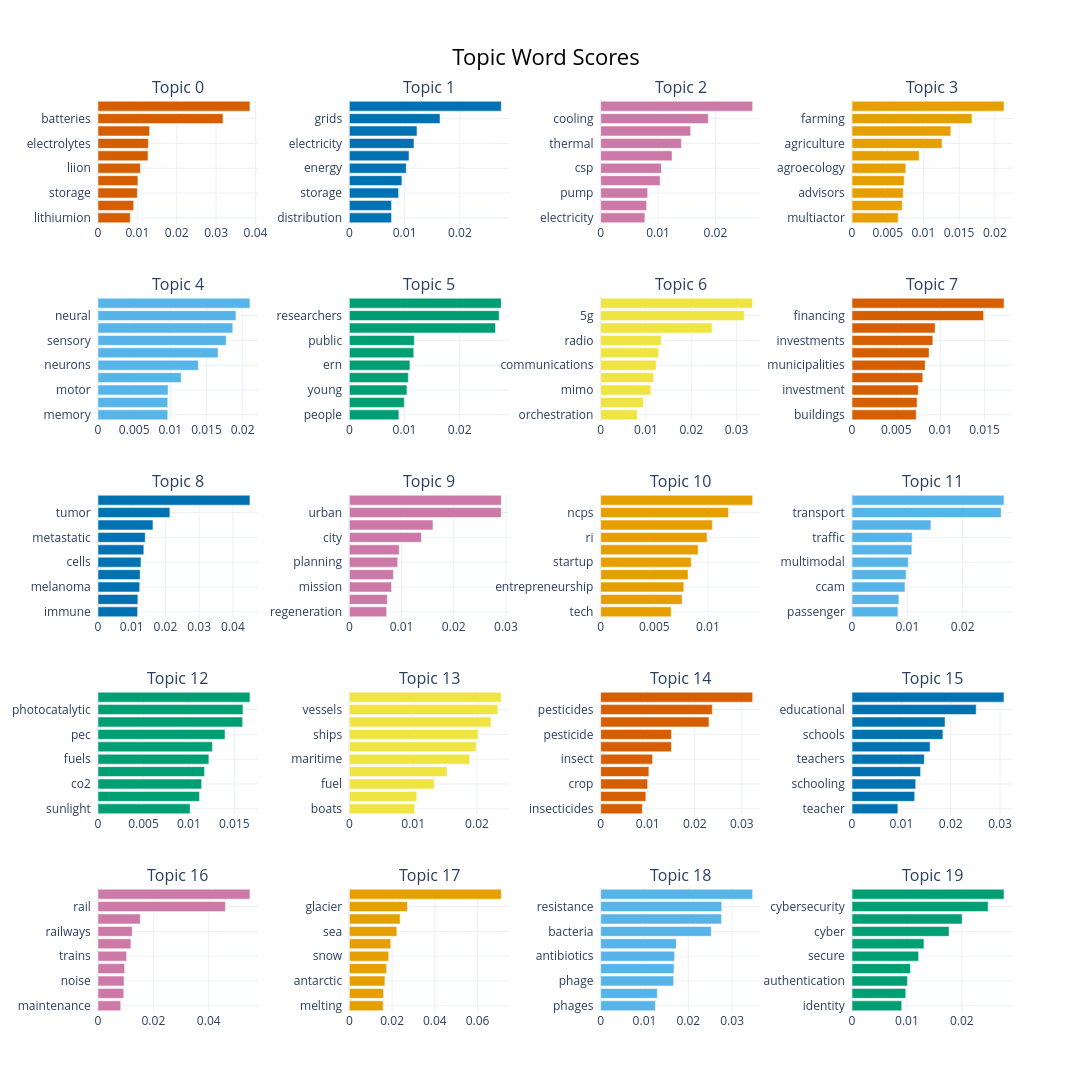

Notebook source saved alongside this figure:
### Code cell
full_topic_model.visualize_barchart(top_n_topics=20, n_words=10, width=800, height=400)

### Figure 1 — Plotly figure (JSON) as saved in the notebook; plotly's stock layout.template omitted (floating-point values rounded to 4 significant figures)
{"data": [{"marker": {"color": "#D55E00"}, "orientation": "h", "type": "bar", "x": [0.008202, 0.009059, 0.009986, 0.01014, 0.01075, 0.01271, 0.0128, 0.01311, 0.03175, 0.03859], "xaxis": "x", "y": ["lithiumion  ", "cathode  ", "storage  ", "density  ", "liion  ", "lithium  ", "electrolytes  ", "electrolyte  ", "batteries  ", "battery  "], "yaxis": "y"}, {"marker": {"color": "#0072B2"}, "orientation": "h", "type": "bar", "x": [0.007632, 0.007637, 0.008911, 0.009515, 0.0103, 0.0108, 0.0117, 0.01224, 0.01641, 0.0275], "xaxis": "x2", "y": ["distribution  ", "voltage  ", "storage  ", "renewable  ", "energy  ", "flexibility  ", "electricity  ", "power  ", "grids  ", "grid  "], "yaxis": "y2"}, {"marker": {"color": "#CC79A7"}, "orientation": "h", "type": "bar", "x": [0.007703, 0.008005, 0.008188, 0.01035, 0.01059, 0.01245, 0.01407, 0.01568, 0.01876, 0.02649], "xaxis": "x3", "y": ["electricity  ", "energy  ", "pump  ", "solar  ", "csp  ", "storage  ", "thermal  ", "heating  ", "cooling  ", "heat  "], "yaxis": "y3"}, {"marker": {"color": "#E69F00"}, "orientation": "h", "type": "bar", "x": [0.006457, 0.007036, 0.007163, 0.007303, 0.007523, 0.009405, 0.0126, 0.01383, 0.01679, 0.02128], "xaxis": "x4", "y": ["multiactor  ", "crop  ", "advisors  ", "agroforestry  ", "agroecology  ", "farm  ", "agriculture  ", "agricultural  ", "farming  ", "farmers  "], "yaxis": "y4"}, {"marker": {"color": "#56B4E9"}, "orientation": "h", "type": "bar", "x": [0.009643, 0.009643, 0.00969, 0.01151, 0.01387, 0.0166, 0.01772, 0.01863, 0.01907, 0.02101], "xaxis": "x5", "y": ["memory  ", "circuits  ", "motor  ", "neuronal  ", "neurons  ", "cortex  ", "sensory  ", "visual  ", "neural  ", "brain  "], "yaxis": "y5"}, {"marker": {"color": "#009E73"}, "orientation": "h", "type": "bar", "x": [0.008977, 0.009954, 0.01044, 0.01069, 0.01098, 0.01168, 0.01178, 0.02649, 0.02717, 0.02755], "xaxis": "x6", "y": ["people  ", "careers  ", "young  ", "citizens  ", "ern  ", "schools  ", "public  ", "science  ", "researchers  ", "night  "], "yaxis": "y6"}, {"marker": {"color": "#F0E442"}, "orientation": "h", "type": "bar", "x": [0.008102, 0.009421, 0.01107, 0.01168, 0.01225, 0.01281, 0.01333, 0.02461, 0.03171, 0.03355], "xaxis": "x7", "y": ["orchestration  ", "communication  ", "mimo  ", "network  ", "communications  ", "networks  ", "radio  ", "wireless  ", "5g  ", "6g  "], "yaxis": "y7"}, {"marker": {"color": "#D55E00"}, "orientation": "h", "type": "bar", "x": [0.007261, 0.007359, 0.007509, 0.008008, 0.008283, 0.008723, 0.009148, 0.009407, 0.0149, 0.01721], "xaxis": "x8", "y": ["buildings  ", "renovation  ", "investment  ", "ee  ", "municipalities  ", "financial  ", "investments  ", "efficiency  ", "financing  ", "energy  "], "yaxis": "y8"}, {"marker": {"color": "#0072B2"}, "orientation": "h", "type": "bar", "x": [0.01175, 0.01182, 0.01237, 0.0125, 0.01274, 0.01359, 0.01401, 0.0163, 0.02131, 0.04506], "xaxis": "x9", "y": ["immune  ", "therapy  ", "melanoma  ", "metastasis  ", "cells  ", "tumors  ", "metastatic  ", "tumour  ", "tumor  ", "cancer  "], "yaxis": "y9"}, {"marker": {"color": "#CC79A7"}, "orientation": "h", "type": "bar", "x": [0.007153, 0.007277, 0.008082, 0.008441, 0.009269, 0.009553, 0.01382, 0.01602, 0.0291, 0.02911], "xaxis": "x10", "y": ["regeneration  ", "climateneutral  ", "mission  ", "neighbourhoods  ", "planning  ", "nbs  ", "city  ", "housing  ", "urban  ", "cities  "], "yaxis": "y10"}, {"marker": {"color": "#E69F00"}, "orientation": "h", "type": "bar", "x": [0.006573, 0.007589, 0.007751, 0.008147, 0.008445, 0.009087, 0.009924, 0.01041, 0.01192, 0.01417], "xaxis": "x11", "y": ["tech  ", "cooperation  ", "entrepreneurship  ", "esfri  ", "startup  ", "entrepreneurs  ", "ri  ", "innovation  ", "ncps  ", "startups  "], "yaxis": "y11"}, {"marker": {"color": "#56B4E9"}, "orientation": "h", "type": "bar", "x": [0.008296, 0.008459, 0.009565, 0.009769, 0.01017, 0.01081, 0.01088, 0.01426, 0.02695, 0.02747], "xaxis": "x12", "y": ["passenger  ", "congestion  ", "ccam  ", "urban  ", "multimodal  ", "transportation  ", "traffic  ", "travel  ", "transport  ", "mobility  "], "yaxis": "y12"}, {"marker": {"color": "#009E73"}, "orientation": "h", "type": "bar", "x": [0.01014, 0.01117, 0.0114, 0.01172, 0.0122, 0.01259, 0.01398, 0.01592, 0.01595, 0.01672], "xaxis": "x13", "y": ["sunlight  ", "photocatalysis  ", "co2  ", "splitting  ", "fuels  ", "photocatalysts  ", "pec  ", "photoelectrochemical  ", "photocatalytic  ", "solar  "], "yaxis": "y13"}, {"marker": {"color": "#F0E442"}, "orientation": "h", "type": "bar", "x": [0.01023, 0.01055, 0.0133, 0.0153, 0.01886, 0.01985, 0.02016, 0.02219, 0.02326, 0.02381], "xaxis": "x14", "y": ["boats  ", "propulsion  ", "fuel  ", "waterborne  ", "maritime  ", "vessel  ", "ships  ", "shipping  ", "vessels  ", "ship  "], "yaxis": "y14"}, {"marker": {"color": "#D55E00"}, "orientation": "h", "type": "bar", "x": [0.008844, 0.009605, 0.009977, 0.01024, 0.01102, 0.01503, 0.01503, 0.02302, 0.02373, 0.0323], "xaxis": "x15", "y": ["insecticides  ", "biopesticides  ", "crop  ", "biocontrol  ", "insect  ", "ipm  ", "pesticide  ", "pests  ", "pesticides  ", "pest  "], "yaxis": "y15"}, {"marker": {"color": "#0072B2"}, "orientation": "h", "type": "bar", "x": [0.009289, 0.01269, 0.0129, 0.01389, 0.01464, 0.01582, 0.01842, 0.01885, 0.02517, 0.0308], "xaxis": "x16", "y": ["teacher  ", "school  ", "schooling  ", "youth  ", "teachers  ", "learning  ", "schools  ", "students  ", "educational  ", "education  "], "yaxis": "y16"}, {"marker": {"color": "#CC79A7"}, "orientation": "h", "type": "bar", "x": [0.008211, 0.009287, 0.009405, 0.009617, 0.01032, 0.01188, 0.01237, 0.01528, 0.04604, 0.05488], "xaxis": "x17", "y": ["maintenance  ", "track  ", "noise  ", "shift2rail  ", "trains  ", "train  ", "railways  ", "freight  ", "rail  ", "railway  "], "yaxis": "y17"}, {"marker": {"color": "#E69F00"}, "orientation": "h", "type": "bar", "x": [0.01583, 0.01596, 0.01664, 0.01743, 0.01841, 0.01936, 0.02224, 0.02376, 0.02716, 0.07109], "xaxis": "x18", "y": ["melting  ", "glaciers  ", "antarctic  ", "greenland  ", "snow  ", "arctic  ", "sea  ", "sheet  ", "glacier  ", "ice  "], "yaxis": "y18"}, {"marker": {"color": "#56B4E9"}, "orientation": "h", "type": "bar", "x": [0.01248, 0.01293, 0.01664, 0.01672, 0.01688, 0.01725, 0.02523, 0.02759, 0.02762, 0.03469], "xaxis": "x19", "y": ["phages  ", "infection  ", "phage  ", "antimicrobial  ", "antibiotics  ", "amr  ", "bacteria  ", "bacterial  ", "resistance  ", "antibiotic  "], "yaxis": "y19"}, {"marker": {"color": "#009E73"}, "orientation": "h", "type": "bar", "x": [0.00905, 0.009785, 0.01009, 0.01063, 0.01213, 0.0131, 0.01767, 0.02006, 0.02479, 0.02769], "xaxis": "x20", "y": ["identity  ", "biometric  ", "authentication  ", "iot  ", "secure  ", "attacks  ", "cyber  ", "privacy  ", "cybersecurity  ", "security  "], "yaxis": "y20"}], "layout": {"annotations": [{"font": {"size": 16}, "showarrow": false, "text": "Topic 0", "x": 0.0875, "xanchor": "center", "xref": "paper", "y": 1.0, "yanchor": "bottom", "yref": "paper"}, {"font": {"size": 16}, "showarrow": false, "text": "Topic 1", "x": 0.3625, "xanchor": "center", "xref": "paper", "y": 1.0, "yanchor": "bottom", "yref": "paper"}, {"font": {"size": 16}, "showarrow": false, "text": "Topic 2", "x": 0.6375, "xanchor": "center", "xref": "paper", "y": 1.0, "yanchor": "bottom", "yref": "paper"}, {"font": {"size": 16}, "showarrow": false, "text": "Topic 3", "x": 0.9125, "xanchor": "center", "xref": "paper", "y": 1.0, "yanchor": "bottom", "yref": "paper"}, {"font": {"size": 16}, "showarrow": false, "text": "Topic 4", "x": 0.0875, "xanchor": "center", "xref": "paper", "y": 0.784, "yanchor": "bottom", "yref": "paper"}, {"font": {"size": 16}, "showarrow": false, "text": "Topic 5", "x": 0.3625, "xanchor": "center", "xref": "paper", "y": 0.784, "yanchor": "bottom", "yref": "paper"}, {"font": {"size": 16}, "showarrow": false, "text": "Topic 6", "x": 0.6375, "xanchor": "center", "xref": "paper", "y": 0.784, "yanchor": "bottom", "yref": "paper"}, {"font": {"size": 16}, "showarrow": false, "text": "Topic 7", "x": 0.9125, "xanchor": "center", "xref": "paper", "y": 0.784, "yanchor": "bottom", "yref": "paper"}, {"font": {"size": 16}, "showarrow": false, "text": "Topic 8", "x": 0.0875, "xanchor": "center", "xref": "paper", "y": 0.568, "yanchor": "bottom", "yref": "paper"}, {"font": {"size": 16}, "showarrow": false, "text": "Topic 9", "x": 0.3625, "xanchor": "center", "xref": "paper", "y": 0.568, "yanchor": "bottom", "yref": "paper"}, {"font": {"size": 16}, "showarrow": false, "text": "Topic 10", "x": 0.6375, "xanchor": "center", "xref": "paper", "y": 0.568, "yanchor": "bottom", "yref": "paper"}, {"font": {"size": 16}, "showarrow": false, "text": "Topic 11", "x": 0.9125, "xanchor": "center", "xref": "paper", "y": 0.568, "yanchor": "bottom", "yref": "paper"}, {"font": {"size": 16}, "showarrow": false, "text": "Topic 12", "x": 0.0875, "xanchor": "center", "xref": "paper", "y": 0.352, "yanchor": "bottom", "yref": "paper"}, {"font": {"size": 16}, "showarrow": false, "text": "Topic 13", "x": 0.3625, "xanchor": "center", "xref": "paper", "y": 0.352, "yanchor": "bottom", "yref": "paper"}, {"font": {"size": 16}, "showarrow": false, "text": "Topic 14", "x": 0.6375, "xanchor": "center", "xref": "paper", "y": 0.352, "yanchor": "bottom", "yref": "paper"}, {"font": {"size": 16}, "showarrow": false, "text": "Topic 15", "x": 0.9125, "xanchor": "center", "xref": "paper", "y": 0.352, "yanchor": "bottom", "yref": "paper"}, {"font": {"size": 16}, "showarrow": false, "text": "Topic 16", "x": 0.0875, "xanchor": "center", "xref": "paper", "y": 0.136, "yanchor": "bottom", "yref": "paper"}, {"font": {"size": 16}, "showarrow": false, "text": "Topic 17", "x": 0.3625, "xanchor": "center", "xref": "paper", "y": 0.136, "yanchor": "bottom", "yref": "paper"}, {"font": {"size": 16}, "showarrow": false, "text": "Topic 18", "x": 0.6375, "xanchor": "center", "xref": "paper", "y": 0.136, "yanchor": "bottom", "yref": "paper"}, {"font": {"size": 16}, "showarrow": false, "text": "Topic 19", "x": 0.9125, "xanchor": "center", "xref": "paper", "y": 0.136, "yanchor": "bottom", "yref": "paper"}], "height": 2000, "hoverlabel": {"bgcolor": "white", "font": {"family": "Rockwell", "size": 16}}, "showlegend": false, "title": {"font": {"color": "Black", "size": 22}, "text": "Topic Word Scores", "x": 0.5, "xanchor": "center", "yanchor": "top"}, "width": 3200, "xaxis": {"anchor": "y", "domain": [0, 0.175], "showgrid": true}, "xaxis10": {"anchor": "y10", "domain": [0.275, 0.45], "showgrid": true}, "xaxis11": {"anchor": "y11", "domain": [0.55, 0.725], "showgrid": true}, "xaxis12": {"anchor": "y12", "domain": [0.825, 1], "showgrid": true}, "xaxis13": {"anchor": "y13", "domain": [0, 0.175], "showgrid": true}, "xaxis14": {"anchor": "y14", "domain": [0.275, 0.45], "showgrid": true}, "xaxis15": {"anchor": "y15", "domain": [0.55, 0.725], "showgrid": true}, "xaxis16": {"anchor": "y16", "domain": [0.825, 1], "showgrid": true}, "xaxis17": {"anchor": "y17", "domain": [0, 0.175], "showgrid": true}, "xaxis18": {"anchor": "y18", "domain": [0.275, 0.45], "showgrid": true}, "xaxis19": {"anchor": "y19", "domain": [0.55, 0.725], "showgrid": true}, "xaxis2": {"anchor": "y2", "domain": [0.275, 0.45], "showgrid": true}, "xaxis20": {"anchor": "y20", "domain": [0.825, 1], "showgrid": true}, "xaxis3": {"anchor": "y3", "domain": [0.55, 0.725], "showgrid": true}, "xaxis4": {"anchor": "y4", "domain": [0.825, 1], "showgrid": true}, "xaxis5": {"anchor": "y5", "domain": [0, 0.175], "showgrid": true}, "xaxis6": {"anchor": "y6", "domain": [0.275, 0.45], "showgrid": true}, "xaxis7": {"anchor": "y7", "domain": [0.55, 0.725], "showgrid": true}, "xaxis8": {"anchor": "y8", "domain": [0.825, 1], "showgrid": true}, "xaxis9": {"anchor": "y9", "domain": [0, 0.175], "showgrid": true}, "yaxis": {"anchor": "x", "domain": [0.864, 1.0], "showgrid": true}, "yaxis10": {"anchor": "x10", "domain": [0.432, 0.568], "showgrid": true}, "yaxis11": {"anchor": "x11", "domain": [0.432, 0.568], "showgrid": true}, "yaxis12": {"anchor": "x12", "domain": [0.432, 0.568], "showgrid": true}, "yaxis13": {"anchor": "x13", "domain": [0.216, 0.352], "showgrid": true}, "yaxis14": {"anchor": "x14", "domain": [0.216, 0.352], "showgrid": true}, "yaxis15": {"anchor": "x15", "domain": [0.216, 0.352], "showgrid": true}, "yaxis16": {"anchor": "x16", "domain": [0.216, 0.352], "showgrid": true}, "yaxis17": {"anchor": "x17", "domain": [0, 0.136], "showgrid": true}, "yaxis18": {"anchor": "x18", "domain": [0, 0.136], "showgrid": true}, "yaxis19": {"anchor": "x19", "domain": [0, 0.136], "showgrid": true}, "yaxis2": {"anchor": "x2", "domain": [0.864, 1.0], "showgrid": true}, "yaxis20": {"anchor": "x20", "domain": [0, 0.136], "showgrid": true}, "yaxis3": {"anchor": "x3", "domain": [0.864, 1.0], "showgrid": true}, "yaxis4": {"anchor": "x4", "domain": [0.864, 1.0], "showgrid": true}, "yaxis5": {"anchor": "x5", "domain": [0.648, 0.784], "showgrid": true}, "yaxis6": {"anchor": "x6", "domain": [0.648, 0.784], "showgrid": true}, "yaxis7": {"anchor": "x7", "domain": [0.648, 0.784], "showgrid": true}, "yaxis8": {"anchor": "x8", "domain": [0.648, 0.784], "showgrid": true}, "yaxis9": {"anchor": "x9", "domain": [0.432, 0.568], "showgrid": true}}}
